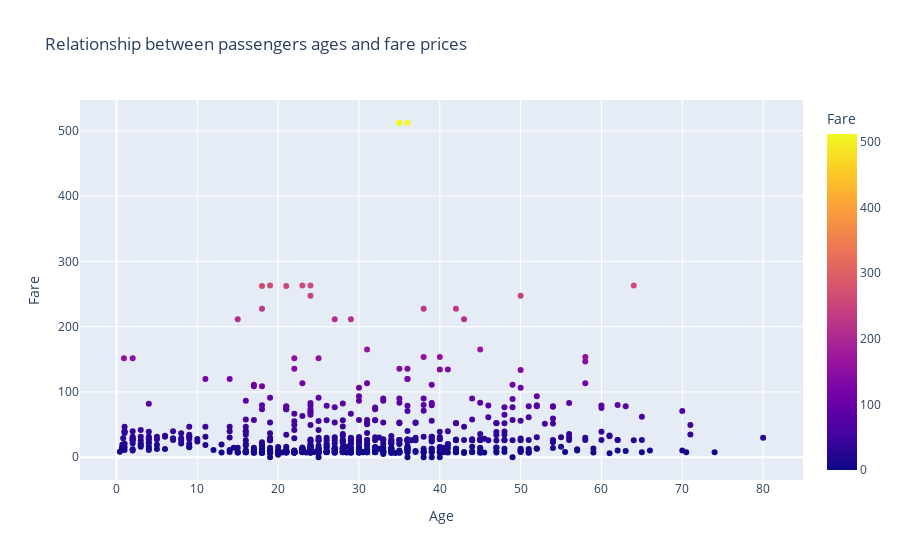

Notebook source saved alongside this figure:
### Code cell
#Generate a scatter plot to explore the relationship between passengers' ages and fare prices, using different colors and symbols for the different classes.
fig=px.scatter(data, x='Age', y='Fare', color='Fare', title='Relationship between passengers ages and fare prices')
fig.show()

### Figure 1 — Plotly figure (JSON) as saved in the notebook; plotly's stock layout.template omitted (floating-point values rounded to 4 significant figures; data arrays with more than 128 entries replaced by an {"elided": "..."} marker saying what was removed)
{"data": [{"hovertemplate": "Age=%{x}<br>Fare=%{marker.color}<extra></extra>", "legendgroup": "", "marker": {"color": {"elided": "891 float values"}, "coloraxis": "coloraxis", "symbol": "circle"}, "mode": "markers", "name": "", "orientation": "v", "showlegend": false, "type": "scatter", "x": {"elided": "891 float values"}, "xaxis": "x", "y": {"elided": "891 float values"}, "yaxis": "y"}], "layout": {"coloraxis": {"colorbar": {"title": {"text": "Fare"}}, "colorscale": [[0, "#0d0887"], [0.1111, "#46039f"], [0.2222, "#7201a8"], [0.3333, "#9c179e"], [0.4444, "#bd3786"], [0.5556, "#d8576b"], [0.6667, "#ed7953"], [0.7778, "#fb9f3a"], [0.8889, "#fdca26"], [1, "#f0f921"]]}, "legend": {"tracegroupgap": 0}, "title": {"text": "Relationship between passengers ages and fare prices"}, "xaxis": {"anchor": "y", "domain": [0, 1], "title": {"text": "Age"}}, "yaxis": {"anchor": "x", "domain": [0, 1], "title": {"text": "Fare"}}}}
